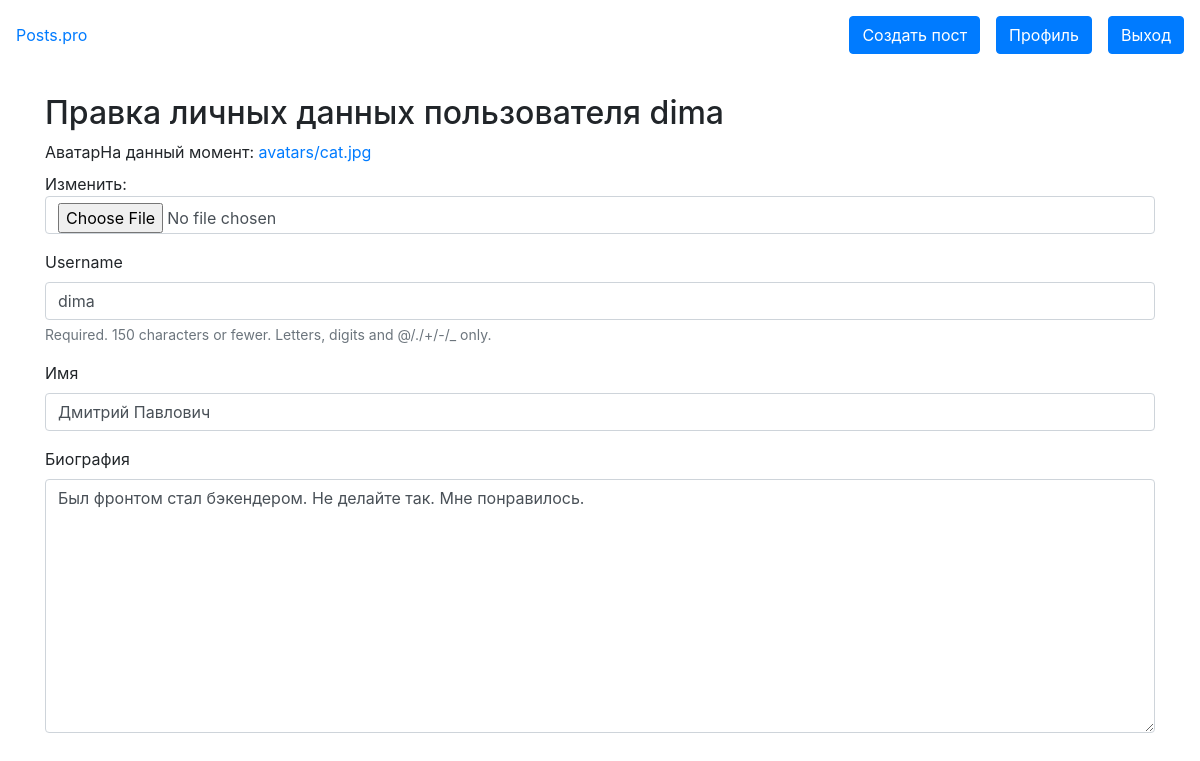
/blog/profile/change/ (signed in), run on the app's committed database.
### blog/models.py (models this page shows, shortened)
class User(AbstractUser):
    name = models.CharField(max_length=100, verbose_name='Имя')
    avatar = models.ImageField(upload_to='avatars/', verbose_name='Аватар')
    bio = models.TextField(verbose_name='Биография')

### blog/views.py (the view)
# urls.py: path('profile/change/', views.ChangeUserInfoView.as_view(), name='profile-change'),
class ChangeUserInfoView(SuccessMessageMixin, LoginRequiredMixin, UpdateView):
    model = User
    template_name = 'blog/change_user_info.html'
    form_class = ChangeUserInfoForm
    success_url = reverse_lazy('profile')
    success_message = 'Личные данные пользователя'
    def dispatch(self, request, *args, **kwargs):
        self.user_id = request.user.pk
        return super().dispatch(request, *args, **kwargs)
    def get_object(self, queryset=None):
        if not queryset:
            queryset = self.get_queryset()
        return get_object_or_404(queryset, pk=self.user_id)

### blog/forms.py
class ChangeUserInfoForm(forms.ModelForm):
   class Meta:
       model = User
       fields = ['avatar', 'username', 'name', 'bio']

### blog/templates/blog/change_user_info.html (shortened to what this page needs)
{% extends "base.html" %}
{% load bootstrap4 %}
{% block content %}
<h2>Правка личных данных пользователя {{ user.username }}</h2>
<form method="post">
    {% bootstrap_form form layout='horizontal' %}
</form>
{% endblock %}

### data on the page
User: username "dima", name "Дмитрий Павлович", bio "Был фронтом стал бэкендером. Не делайте так. Мне понравилось."
